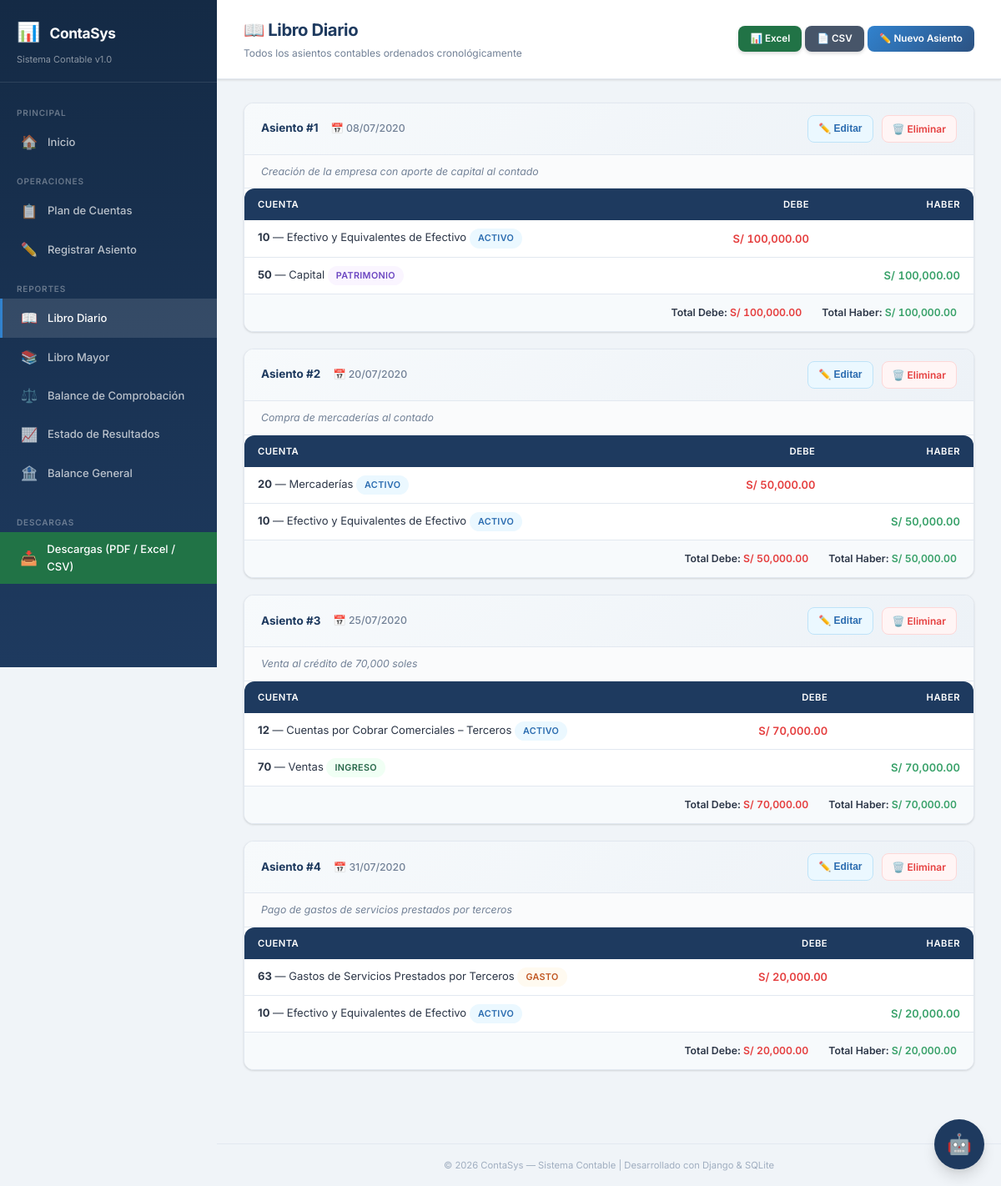
Page /reportes/libro-diario/ on the earlier database version.
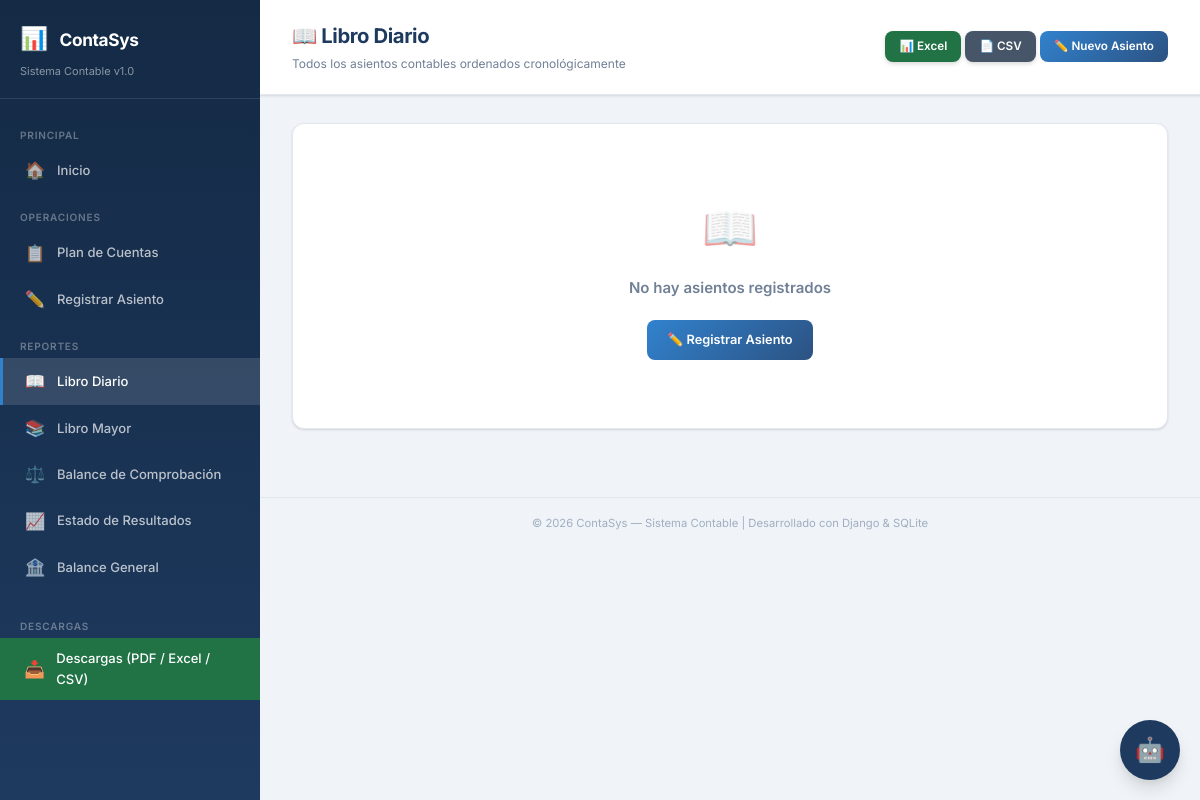
Same page on the later database version.
### core/models.py (models this page shows, shortened)
class AsientoContable(models.Model):
    fecha = models.DateField(verbose_name='Fecha')
    descripcion = models.TextField(blank=True, default='', verbose_name='Descripción')
    created_at = models.DateTimeField(auto_now_add=True)
    class Meta:
        ordering = ['fecha', 'id']
        verbose_name = 'Asiento Contable'
        verbose_name_plural = 'Asientos Contables'
    @property
    def total_debe(self):
        return self.movimientos.filter(tipo='debe').aggregate(
            total=models.Sum('monto'))['total'] or Decimal('0')
    @property
    def total_haber(self):
        return self.movimientos.filter(tipo='haber').aggregate(
            total=models.Sum('monto'))['total'] or Decimal('0')

class Movimiento(models.Model):
    TIPO_CHOICES = [
        ('debe', 'Debe'),
        ('haber', 'Haber'),
    ]
    asiento = models.ForeignKey(
        AsientoContable,
        on_delete=models.CASCADE,
        related_name='movimientos',
        verbose_name='Asiento'
    )
    cuenta = models.ForeignKey(
        CuentaContable,
        on_delete=models.PROTECT,
        related_name='movimientos',
        verbose_name='Cuenta'
    )
    tipo = models.CharField(max_length=5, choices=TIPO_CHOICES, verbose_name='Tipo')
    monto = models.DecimalField(max_digits=12, decimal_places=2, verbose_name='Monto')
    class Meta:
        verbose_name = 'Movimiento'
        verbose_name_plural = 'Movimientos'

class CuentaContable(models.Model):
    TIPO_CHOICES = [
        ('activo', 'Activo'),
        ('pasivo', 'Pasivo'),
        ('patrimonio', 'Patrimonio'),
        ('ingreso', 'Ingreso'),
        ('gasto', 'Gasto'),
    ]
    SUBCATEGORIA_CHOICES = [
        ('', 'General'),
        ('activo_corriente', 'Activo corriente'),
        ('existencias', 'Existencias'),
        ('activo_no_corriente', 'Activo no corriente'),
        ('pasivo', 'Pasivo'),
        ('patrimonio', 'Patrimonio'),
        ('gastos', 'Gastos'),
        ('ingresos', 'Ingresos'),
        ('costo_ventas', 'Costo de Ventas'),
        ('gasto_operativo', 'Gasto Operativo'),
        ('gasto_financiero', 'Gasto Financiero'),
        ('otro_ingreso', 'Otro Ingreso'),
        ('otro_gasto', 'Otro Gasto'),
    ]
    SUBCATEGORIAS_POR_TIPO = {
        'activo': ['activo_corriente', 'existencias', 'activo_no_corriente'],
        'pasivo': ['pasivo'],
        'patrimonio': ['patrimonio'],
        'gasto': ['gastos', 'costo_ventas', 'gasto_operativo', 'gasto_financiero', 'otro_gasto'],
        'ingreso': ['ingresos', 'otro_ingreso'],
    }
    codigo = models.CharField(max_length=20, unique=True, verbose_name='Código')
    nombre = models.CharField(max_length=200, verbose_name='Nombre')
    tipo = models.CharField(max_length=20, choices=TIPO_CHOICES, verbose_name='Tipo')
    subcategoria = models.CharField(
        max_length=20,
        choices=SUBCATEGORIA_CHOICES,
        blank=True,
        default='',
        verbose_name='Subcategoría'
    )
    class Meta:
        ordering = ['codigo']
        verbose_name = 'Cuenta Contable'
        verbose_name_plural = 'Cuentas Contables'

### core/views.py (the view)
# urls.py: path('reportes/libro-diario/', views.libro_diario, name='libro_diario'),
def libro_diario(request):
    asientos = AsientoContable.objects.prefetch_related('movimientos__cuenta').order_by('fecha', 'id')
    cuentas = CuentaContable.objects.all()
    context = {
        'asientos': asientos,
        'cuentas': cuentas,
    }
    return render(request, 'libro_diario.html', context)

### core/templatetags/contable_tags.py (called while the page is built)
@register.filter
def formato_moneda(valor):
    if valor is None:
        return 'S/ 0.00'
    try:
        valor = Decimal(str(valor))
        return f'S/ {valor:,.2f}'
    except Exception:
        return f'S/ {valor}'

@register.filter
def tipo_badge(tipo):
    clases = {
        'activo': 'badge-activo',
        'pasivo': 'badge-pasivo',
        'patrimonio': 'badge-patrimonio',
        'ingreso': 'badge-ingreso',
        'gasto': 'badge-gasto',
    }
    return clases.get(tipo, 'badge-default')

### templates/libro_diario.html (shortened to what this page needs)
{% extends 'base.html' %}
{% load contable_tags %}
{% block nav_diario %}active{% endblock %}
{% block page_title %}📖 Libro Diario{% endblock %}
{% block page_subtitle %}Todos los asientos contables ordenados cronológicamente{% endblock %}
{% block page_actions %}
<a href="{% url 'exportar_reporte' 'diario' 'excel' %}" class="btn btn-sm" style="background:#217346; color:white; font-weight:600; box-shadow: 0 2px 4px rgba(0,0,0,0.15);">📊 Excel</a>
<a href="{% url 'exportar_reporte' 'diario' 'csv' %}" class="btn btn-sm" style="background:#475569; color:white; font-weight:600; box-shadow: 0 2px 4px rgba(0,0,0,0.15);">📄 CSV</a>
<a href="{% url 'registrar_asiento' %}" class="btn btn-primary btn-sm">✏️ Nuevo Asiento</a>
{% endblock %}
{% block content %}
{% if asientos %}
    {% for asiento in asientos %}
    <div class="asiento-card">
        <div class="asiento-header">
            <div style="display: flex; align-items: center; gap: 15px;">
                <span class="asiento-id">Asiento #{{ forloop.counter }}</span>
                <span class="asiento-fecha">📅 {{ asiento.fecha|date:"d/m/Y" }}</span>
            </div>
            <div style="display: flex; gap: 10px;">
                <button type="button" class="btn-edit" onclick="abrirModalEditar({{ asiento.id }}, {{ forloop.counter }}, '{{ asiento.fecha|date:'Y-m-d' }}', '{{ asiento.descripcion|escapejs }}')">
                    ✏️ Editar
                </button>
                <a href="{% url 'eliminar_asiento' asiento.id %}"
                   class="btn-delete"
                   onclick="return confirm('¿Estás seguro de eliminar el Asiento #{{ forloop.counter }}?');">
                   🗑️ Eliminar
                </a>
            </div>
        </div>
        {% if asiento.descripcion %}
        <div class="asiento-desc">{{ asiento.descripcion }}</div>
        {% endif %}
        <div class="table-container">
            <table>
                <thead>
                    <tr>
                        <th>Cuenta</th>
                        <th class="text-right">Debe</th>
                        <th class="text-right">Haber</th>
                    </tr>
                </thead>
                <tbody>
                    {% for mov in asiento.movimientos.all %}
                    <tr>
                        <td>
                            <strong>{{ mov.cuenta.codigo }}</strong> — {{ mov.cuenta.nombre }}
                            <span class="badge {{ mov.cuenta.tipo|tipo_badge }}">{{ mov.cuenta.get_tipo_display }}</span>
                        </td>
                        <td class="text-right monto">
                            {% if mov.tipo == 'debe' %}<span class="text-debe">{{ mov.monto|formato_moneda }}</span>{% endif %}
                        </td>
                        <td class="text-right monto">
                            {% if mov.tipo == 'haber' %}<span class="text-haber">{{ mov.monto|formato_moneda }}</span>{% endif %}
                        </td>
                    </tr>
                    {% endfor %}
                </tbody>
            </table>
        </div>
        <div class="asiento-totals">
            <span>Total Debe: <span class="text-debe monto">{{ asiento.total_debe|formato_moneda }}</span></span>
            <span>Total Haber: <span class="text-haber monto">{{ asiento.total_haber|formato_moneda }}</span></span>
        </div>
    </div>
    {% endfor %}
{% else %}
    <div class="card">
        <div class="card-body">
            <div class="empty-state">
                <div class="empty-icon">📖</div>
                <h4>No hay asientos registrados</h4>
                <a href="{% url 'registrar_asiento' %}" class="btn btn-primary" style="margin-top: 16px;">✏️ Registrar Asiento</a>
            </div>
        </div>
    </div>
{% endif %}
{% endblock %}

Differences in the rows shown:
removed AsientoContable: fecha "08/07/2020", descripcion "Creación de la empresa con aporte de capital al contado", total_debe "S/ 100,000.00", total_haber "S/ 100,000.00"
removed Movimiento: cuenta.codigo "10", cuenta.nombre "Efectivo y Equivalentes de Efectivo", cuenta.tipo "ACTIVO", monto "S/ 100,000.00", shown under "08/07/2020"
removed Movimiento: cuenta.codigo "50", cuenta.nombre "Capital", cuenta.tipo "PATRIMONIO", monto "S/ 100,000.00", shown under "08/07/2020"
removed AsientoContable: fecha "20/07/2020", descripcion "Compra de mercaderías al contado", total_debe "S/ 50,000.00", total_haber "S/ 50,000.00"
removed Movimiento: cuenta.codigo "20", cuenta.nombre "Mercaderías", cuenta.tipo "ACTIVO", monto "S/ 50,000.00", shown under "20/07/2020"
removed Movimiento: cuenta.codigo "10", cuenta.nombre "Efectivo y Equivalentes de Efectivo", cuenta.tipo "ACTIVO", monto "S/ 50,000.00", shown under "20/07/2020"
removed AsientoContable: fecha "25/07/2020", descripcion "Venta al crédito de 70,000 soles", total_debe "S/ 70,000.00", total_haber "S/ 70,000.00"
removed Movimiento: cuenta.codigo "12", cuenta.nombre "Cuentas por Cobrar Comerciales – Terceros", cuenta.tipo "ACTIVO", monto "S/ 70,000.00", shown under "25/07/2020"
removed Movimiento: cuenta.codigo "70", cuenta.nombre "Ventas", cuenta.tipo "INGRESO", monto "S/ 70,000.00", shown under "25/07/2020"
removed AsientoContable: fecha "31/07/2020", descripcion "Pago de gastos de servicios prestados por terceros", total_debe "S/ 20,000.00", total_haber "S/ 20,000.00"
removed Movimiento: cuenta.codigo "63", cuenta.nombre "Gastos de Servicios Prestados por Terceros", cuenta.tipo "GASTO", monto "S/ 20,000.00", shown under "31/07/2020"
removed Movimiento: cuenta.codigo "10", cuenta.nombre "Efectivo y Equivalentes de Efectivo", cuenta.tipo "ACTIVO", monto "S/ 20,000.00", shown under "31/07/2020"
Other differences:
text now shown: "📖 No hay asientos registrados ✏️ Registrar Asiento"
